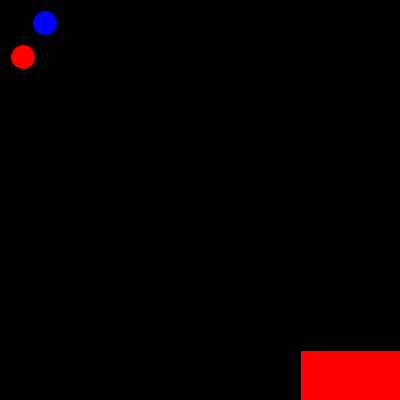
Frame 1 (no input)
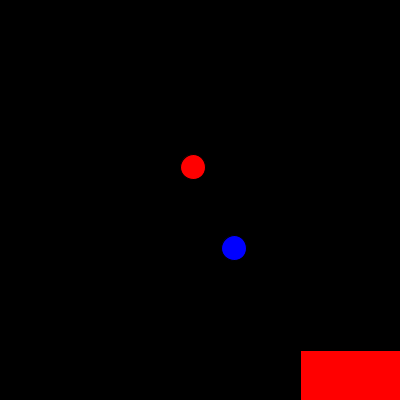
Frame 60 (the mouse pressed at the canvas centre just before this capture)
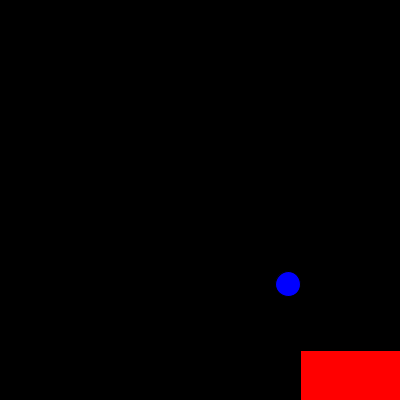
Frame 120 (the mouse held since frame 60 and released just before this capture)

The Processing sketch that drew these frames (run headless with seeded random() and noise(); from frame 60 on, the mouse is pressed at the canvas centre):

// Processing sketch: processing_104221
// ── processing_104221.pde

// if on edge, bounce

int ballX= 23;
int ballY= 57;
int ballWidth=25;
int speedX=10;
int speedY=10;
int ballX2= 45;
int ballY2= 23;
int speedX2= 9;
int speedY2= 9;

void setup() {
  size(400,400);
  background(0);
}

void drawBall() {
  background (0);
  fill(255,0,0);
  ellipse(ballX,ballY,ballWidth,ballWidth);
  fill(0,0,255);
  ellipse(ballX2,ballY2,ballWidth,ballWidth);
}  
 
void checkCollisions() {
    if (ballX>width || ballX<0) {
      speedX=speedX*-1;
    }
     if (ballY>height || ballY<0) {
      speedY=speedY*-1;
     }
     if (ballX2>width || ballX2<0) {
      speedX2=speedX2*-1;}
     if (ballY2>height || ballY2<0) {
      speedY2=speedY2*-1;}
}

void update() {
  ballX=ballX+speedX;
  ballY=ballY+speedY;
  ballX2= ballX2+speedX2;
  ballY2= ballY2+speedY2;
  println(ballX);
}

void draw() {
  drawBall() ;
  update();
  checkCollisions();
  fill(255,0,0);
  rect(300,350,100,100);
 
}
